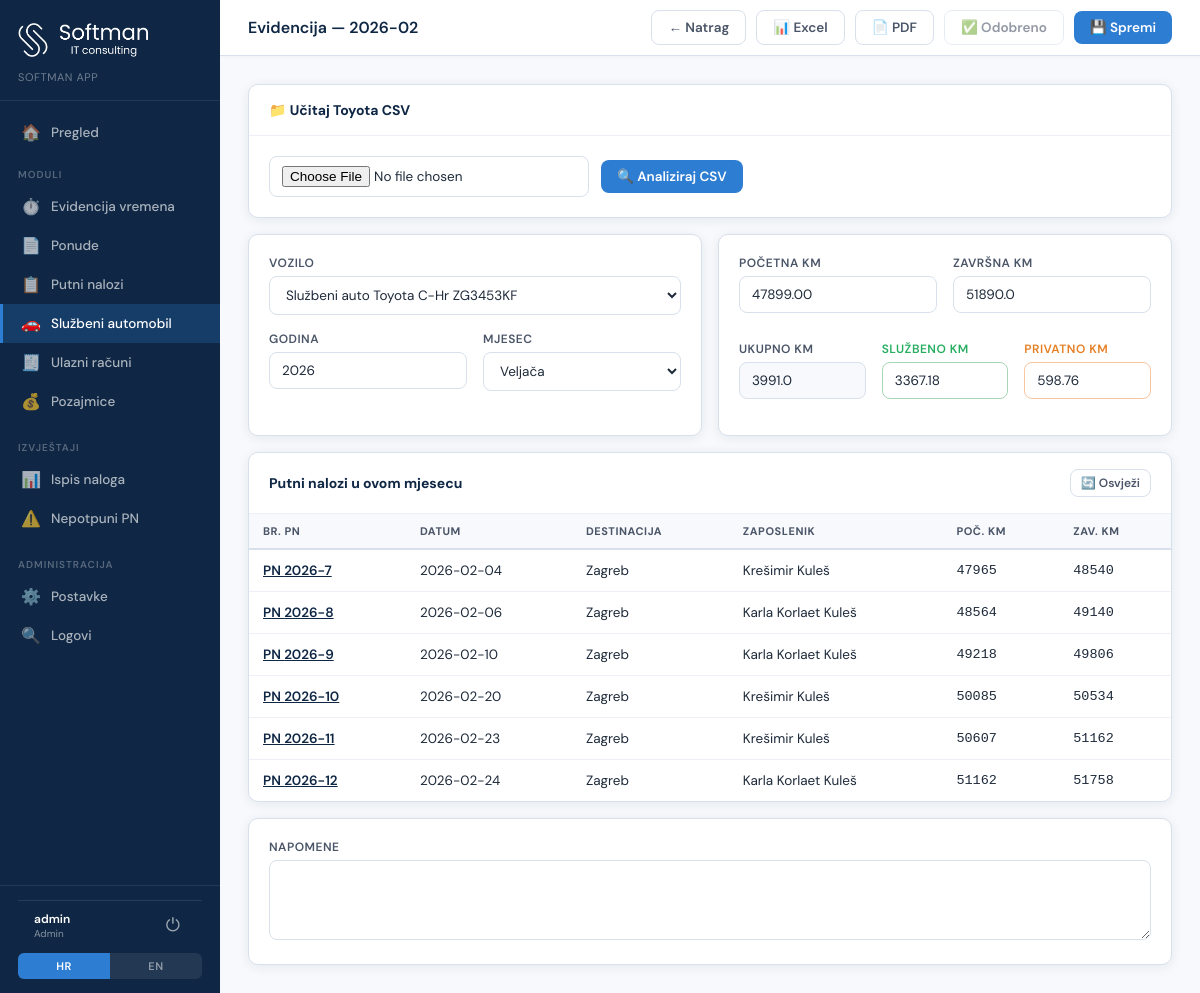
/vehicle-log/17/edit (signed in), run on the app's committed database.
### tables this page shows
CREATE TABLE vehicle_log (
            id INTEGER PRIMARY KEY AUTOINCREMENT,
            vehicle_id INTEGER,
            year INTEGER NOT NULL,
            month INTEGER NOT NULL,
            start_km REAL DEFAULT 0,
            end_km REAL DEFAULT 0,
            total_km REAL DEFAULT 0,
            official_km REAL DEFAULT 0,
            private_km REAL DEFAULT 0,
            notes TEXT,
            csv_filename TEXT,
            created_at TIMESTAMP DEFAULT CURRENT_TIMESTAMP,
            updated_at TIMESTAMP DEFAULT CURRENT_TIMESTAMP, is_approved INTEGER DEFAULT 0, approved_at TEXT, approved_by_id INTEGER, employee_signature_path TEXT, frozen_excel_path TEXT, frozen_pdf_path TEXT,
            UNIQUE(vehicle_id, year, month)
        );

CREATE TABLE vehicles (
            id INTEGER PRIMARY KEY AUTOINCREMENT,
            name TEXT NOT NULL,
            reg_plate TEXT,
            is_default INTEGER DEFAULT 0,
            created_at TIMESTAMP DEFAULT CURRENT_TIMESTAMP
        , vehicle_type TEXT DEFAULT 'pool', assigned_employee_id INTEGER DEFAULT NULL);

CREATE TABLE travel_orders (
            id INTEGER PRIMARY KEY AUTOINCREMENT,
            auto_id TEXT UNIQUE NOT NULL,
            status TEXT DEFAULT 'draft',
            issue_date TEXT,
            employee_id INTEGER,
            destination TEXT,
            purpose TEXT,
            client_info TEXT,
            expected_duration TEXT,
            departure_date TEXT,
            vehicle_id INTEGER,
            start_km INTEGER,
            end_km INTEGER,
            trip_start_datetime TEXT,
            trip_end_datetime TEXT,
            trip_duration_days INTEGER DEFAULT 0,
            trip_duration_hours INTEGER DEFAULT 0,
            trip_duration_minutes INTEGER DEFAULT 0,
            daily_allowance_count REAL DEFAULT 0,
            daily_allowance_rate REAL DEFAULT 0,
            daily_allowance_total REAL DEFAULT 0,
            advance_payment REAL DEFAULT 0,
            total_expenses REAL DEFAULT 0,
            total_amount REAL DEFAULT 0,
            payout_amount REAL DEFAULT 0,
            report_text TEXT,
            place_of_report TEXT,
            approved_by_id INTEGER,
            validator_id INTEGER,
            cost_center_id INTEGER,
            created_at TIMESTAMP DEFAULT CURRENT_TIMESTAMP,
            updated_at TIMESTAMP DEFAULT CURRENT_TIMESTAMP
        , pdf_path TEXT, is_deleted INTEGER DEFAULT 0, deleted_at TIMESTAMP, is_paid INTEGER DEFAULT 0, paid_at DATE);

CREATE TABLE employees (
            id INTEGER PRIMARY KEY AUTOINCREMENT,
            name TEXT NOT NULL,
            position TEXT,
            is_direktor INTEGER DEFAULT 0,
            is_blagajnik INTEGER DEFAULT 0,
            is_knjizio INTEGER DEFAULT 0,
            is_validator INTEGER DEFAULT 0,
            is_default INTEGER DEFAULT 0,
            signature_path TEXT,
            created_at TIMESTAMP DEFAULT CURRENT_TIMESTAMP
        );

### app.py (the view)
@app.route('/vehicle-log/<int:log_id>/edit')
@login_required
def vehicle_log_edit(log_id):
    user = get_current_user()
    conn = get_db()
    if not user_has_vehicle_log_access(user, conn):
        conn.close()
        return render_template('403.html', user=user), 403
    log = conn.execute("SELECT * FROM vehicle_log WHERE id=?", (log_id,)).fetchone()
    if not log:
        conn.close()
        return redirect(url_for('vehicle_log_list'))
    can_edit = user_can_edit_vehicle_log(user, conn, log_id)
    vehicles = get_vehicles_for_user(conn, user)
    pn_list = _get_pn_for_month(conn, log['year'], log['month'])
    director = conn.execute("SELECT signature_path FROM employees WHERE is_direktor=1 LIMIT 1").fetchone()
    dir_sig = director['signature_path'] if director and director['signature_path'] else None
    vehicle_name = None
    if log['vehicle_id']:
        veh = conn.execute("SELECT name, reg_plate FROM vehicles WHERE id=?", (log['vehicle_id'],)).fetchone()
        if veh:
            vehicle_name = f"{veh['name']} {veh['reg_plate'] or ''}".strip()
    conn.close()
    log_dict = dict(log)
    log_dict['vehicle_name'] = vehicle_name
    return render_template('vehicle_log_form.html',
                          vehicles=vehicles,
                          log=log_dict, preview=None, pn_list=pn_list,
                          month_names=MONTH_NAMES, active='vehicle-log',
                          now_month=datetime.now().month,
                          director_sig=dir_sig,
                          can_edit=can_edit)

### app.py (called while the page is built, shortened)
def decode_token(token):
    try:
        return pyjwt.decode(token, JWT_SECRET, algorithms=['HS256'])
    except:
        return None

def get_current_user():
    token = request.cookies.get('auth_token')
    if not token:
        return None
    return decode_token(token)

def login_required(f):
    @wraps(f)
    def decorated(*args, **kwargs):
        user = get_current_user()
        if not user:
            return redirect('/login')
        return f(*args, **kwargs)
    return decorated

@app.context_processor
def inject_current_user():
    user = get_current_user()
    return {'current_user': user or {}}

def get_db():
    conn = sqlite3.connect(DB_PATH)
    conn.row_factory = sqlite3.Row
    conn.execute("PRAGMA foreign_keys = ON")
    return conn

def get_vehicles_for_user(conn, user):
    all_vehicles = [dict(v) for v in conn.execute("SELECT * FROM vehicles ORDER BY name").fetchall()]
    if not user:
        return all_vehicles
    if user.get('is_admin'):
        return all_vehicles

def user_has_vehicle_log_access(user, conn):
    if not user:
        return False
    if user.get('is_admin') or user.get('can_view_vehicle_log') or user.get('can_view_pool_vehicles'):
        return True
    assigned = get_default_vehicle_for_user(conn, user)
    return assigned is not None

def user_can_edit_vehicle_log(user, conn, log_id=None):
    if not user:
        return False
    if user.get('is_admin'):
        return True

def rows_to_dicts(rows):
    return [dict(r) for r in rows] if rows else []

def _get_pn_for_month(conn, year, month):
    import calendar
    last_day = calendar.monthrange(year, month)[1]
    date_from = f"{year}-{month:02d}-01"
    date_to = f"{year}-{month:02d}-{last_day:02d}"
    rows = conn.execute('''
        SELECT to2.auto_id, to2.departure_date, to2.start_km, to2.end_km,
               to2.destination, e.name as employee_name
        FROM travel_orders to2
        LEFT JOIN employees e ON to2.employee_id = e.id
        WHERE (to2.is_deleted=0 OR to2.is_deleted IS NULL)
          AND to2.departure_date >= ? AND to2.departure_date <= ?
        ORDER BY to2.departure_date
    ''', (date_from, date_to)).fetchall()
    return rows_to_dicts(rows)

### templates/vehicle_log_form.html (shortened to what this page needs)
{% extends "base.html" %}
{% set active = 'vehicle-log' %}
{% block topbar_title %}{% if log %}Evidencija — {{ log.year }}-{{ '%02d'|format(log.month) }}{% else %}Nova evidencija{% endif %}{% endblock %}
{% block topbar_actions %}
<a href="/vehicle-log" class="btn btn-secondary" title="Povratak na listu evidencija">← Natrag</a>
{% if log %}
<a href="/vehicle-log/{{ log.id }}/excel" id="excel-btn" class="btn btn-secondary" title="Preuzmi Excel izvještaj">📊 Excel</a>
<a href="/vehicle-log/{{ log.id }}/pdf" target="_blank" class="btn btn-secondary" title="Preuzmi PDF izvještaj">📄 PDF</a>
{% if can_edit and current_user.get('is_admin') %}
{% if log.is_approved %}
<span class="btn btn-secondary" style="opacity:0.6;cursor:default;">✅ Odobreno</span>
{% else %}
<button class="btn btn-secondary" onclick="approveLog()" id="approve-btn" title="Odobri evidenciju — dodaje potpis direktora">✍️ Odobri</button>
{% endif %}
{% endif %}
{% else %}
<a href="#" id="excel-btn" class="btn btn-secondary after-save" style="display:none;" title="Preuzmi Excel izvještaj">📊 Excel</a>
<a href="#" id="pdf-btn" target="_blank" class="btn btn-secondary after-save" style="display:none;" title="Preuzmi PDF izvještaj">📄 PDF</a>
{% endif %}
{% if can_edit %}
<button class="btn btn-primary" onclick="saveLog()" title="Spremi evidenciju">💾 Spremi</button>
{% endif %}
{% endblock %}
{% block content %}
{% if can_edit %}
<div class="card" style="margin-bottom:16px;">
  <div class="card-header">
    <span class="card-title">📁 Učitaj Toyota CSV</span>
  </div>
  <div class="card-body">
    <div style="display:flex;align-items:center;gap:12px;flex-wrap:wrap;">
      <input type="file" id="csv-file" accept=".csv" class="form-control" style="max-width:320px;">
      <button class="btn btn-primary" onclick="parseCSV()" title="Učitaj i analiziraj Toyota CSV datoteku">🔍 Analiziraj CSV</button>
    </div>
  </div>
</div>
{% endif %}
{% if can_edit %}
<div style="display:grid;grid-template-columns:1fr 1fr;gap:16px;margin-bottom:16px;">
  <div class="card">
    <div class="card-body">
      <div class="form-group">
        <label class="form-label">Vozilo</label>
        <select class="form-control" id="vehicle_id">
          {% for v in vehicles %}
          <option value="{{ v.id }}" {% if log and log.vehicle_id == v.id %}selected{% elif not log and v.is_default %}selected{% endif %}>{{ v.name }} {{ v.reg_plate }}</option>
          {% endfor %}
        </select>
      </div>
      <div class="form-row form-row-2" style="margin-top:12px;">
        <div class="form-group">
          <label class="form-label">Godina</label>
          <input type="number" class="form-control" id="year" value="{{ log.year if log else 2026 }}" min="2020" max="2030">
        </div>
        <div class="form-group">
          <label class="form-label">Mjesec</label>
          <select class="form-control" id="month">
            {% for num, name in month_names.items() %}
            <option value="{{ num }}" {% if log and log.month == num %}selected{% elif not log and num == now_month %}selected{% endif %}>{{ name }}</option>
            {% endfor %}
          </select>
        </div>
      </div>
    </div>
  </div>
  <div class="card">
    <div class="card-body">
      <div class="form-row form-row-2">
        <div class="form-group">
          <label class="form-label">Početna km</label>
          <input type="number" class="form-control" id="start_km" step="0.01"
            value="{{ '%.2f'|format(log.start_km) if log else ('%.2f'|format(prev_end_km) if prev_end_km is defined and prev_end_km else '') }}"
            oninput="calcTotal()">
        </div>
        <div class="form-group">
          <label class="form-label">Završna km</label>
          <input type="number" class="form-control" id="end_km" step="0.01" value="{{ log.end_km if log else '' }}" oninput="calcTotal()">
        </div>
      </div>
      <div class="form-row form-row-3" style="margin-top:12px;">
        <div class="form-group">
          <label class="form-label">Ukupno km</label>
          <input type="number" class="form-control" id="total_km" step="0.01" value="{{ log.total_km if log else '' }}" readonly style="background:var(--gray-50);">
        </div>
        <div class="form-group">
          <label class="form-label" style="color:#27ae60;">Službeno km</label>
          <input type="number" class="form-control" id="official_km" step="0.01" value="{{ log.official_km if log else '' }}" style="border-color:#a8d5b5;">
        </div>
        <div class="form-group">
          <label class="form-label" style="color:#e67e22;">Privatno km</label>
          <input type="number" class="form-control" id="private_km" step="0.01" value="{{ log.private_km if log else '' }}" style="border-color:#f5c6a0;">
        </div>
      </div>
    </div>
  </div>
</div>
{% endif %}
<div class="card" style="margin-bottom:16px;">
  <div class="card-header">
    <span class="card-title">Putni nalozi u ovom mjesecu</span>
    <button class="btn btn-sm btn-secondary" onclick="loadPN()" title="Osvježi listu putnih naloga za ovaj mjesec">🔄 Osvježi</button>
  </div>
  <div id="pn-container">
    {% if pn_list %}
    <div class="table-wrap">
      <table>
        <thead><tr>
          <th>Br. PN</th><th>Datum</th><th>Destinacija</th><th>Zaposlenik</th><th>Poč. km</th><th>Zav. km</th>
        </tr></thead>
        <tbody>
          {% for pn in pn_list %}
          <tr>
            <td><a href="/orders/{{ pn.id }}/edit" style="font-weight:600;color:var(--navy);">PN {{ pn.auto_id }}</a></td>
            <td>{{ pn.departure_date or '—' }}</td>
            <td>{{ pn.destination or '—' }}</td>
            <td>{{ pn.employee_name or '—' }}</td>
            <td style="font-family:monospace;">{{ pn.start_km or '—' }}</td>
            <td style="font-family:monospace;">{{ pn.end_km or '—' }}</td>
          </tr>
          {% endfor %}
        </tbody>
      </table>
    </div>
    {% else %}
    <div style="padding:24px;text-align:center;color:var(--gray-400);font-size:13px;">
      {% if log %}Nema PN naloga za ovaj mjesec{% else %}Spremi evidenciju pa učitaj PN naloge{% endif %}
    </div>
    {% endif %}
  </div>
</div>
{% if can_edit %}
<div class="card">
  <div class="card-body">
    <label class="form-label">Napomene</label>
    <textarea class="form-control" id="notes" rows="3">{{ log.notes if log else '' }}</textarea>
  </div>
</div>
{% endif %}
{% endblock %}

### templates/base.html (style rules this page uses)
:root { --navy: #0f2744; --blue: #1a4b8c; --accent: #2d7dd2; --accent-light: #e8f2fc; --green: #1a8a5a; --green-light: #e6f5ef; --amber: #c47d0e; --amber-light: #fef3e2; --red: #c0392b; --red-light: #fdecea; --gray-50: #f7f9fc; --gray-100: #edf1f7; --gray-200: #d8e0eb; --gray-400: #8a99b0; --gray-600: #4a5568; --gray-800: #1e2a3a; --white: #ffffff; --sidebar-w: 220px; --radius: 8px; --shadow: 0 2px 12px rgba(15,39,68,0.08); --shadow-lg: 0 8px 32px rgba(15,39,68,0.12); }
*, *::before, *::after { box-sizing: border-box; margin: 0; padding: 0; }
body { font-family: 'DM Sans', sans-serif; background: var(--gray-50); color: var(--gray-800); display: flex; min-height: 100vh; font-size: 14px; }
.btn { display: inline-flex; align-items: center; gap: 6px; padding: 8px 16px; border-radius: var(--radius); font-family: inherit; font-size: 13.5px; font-weight: 600; cursor: pointer; border: none; transition: all 0.15s; text-decoration: none; white-space: nowrap; }
.btn-primary { background: var(--accent); color: white; }
.btn-secondary { background: white; color: var(--gray-600); border: 1.5px solid var(--gray-200); }
.btn-sm { padding: 5px 10px; font-size: 12px; }
.card { background: white; border-radius: 10px; border: 1px solid var(--gray-200); box-shadow: var(--shadow); }
.card-header { padding: 16px 20px; border-bottom: 1px solid var(--gray-100); display: flex; align-items: center; justify-content: space-between; }
.card-title { font-size: 14px; font-weight: 700; color: var(--navy); }
.card-body { padding: 20px; }
.form-group { margin-bottom: 16px; }
.form-label { display: block; font-size: 12px; font-weight: 600; color: var(--gray-600); margin-bottom: 5px; text-transform: uppercase; letter-spacing: 0.04em; }
.form-control { width: 100%; padding: 9px 12px; border: 1.5px solid var(--gray-200); border-radius: var(--radius); font-family: inherit; font-size: 13.5px; color: var(--gray-800); background: white; transition: border-color 0.15s; outline: none; }
select.form-control { cursor: pointer; }
textarea.form-control { resize: vertical; min-height: 80px; }
.form-row { display: grid; gap: 16px; }
.form-row-2 { grid-template-columns: 1fr 1fr; }
.form-row-3 { grid-template-columns: 1fr 1fr 1fr; }
.table-wrap { overflow-x: auto; }
table { width: 100%; border-collapse: collapse; }
th { background: var(--gray-50); padding: 10px 14px; text-align: left; font-size: 11px; font-weight: 700; color: var(--gray-600); text-transform: uppercase; letter-spacing: 0.05em; border-bottom: 2px solid var(--gray-200); white-space: nowrap; }
td { padding: 12px 14px; border-bottom: 1px solid var(--gray-100); font-size: 13.5px; vertical-align: middle; }
tr:last-child td { border-bottom: none; }
input[type="number"] { -moz-appearance: textfield; appearance: textfield; }

### data on the page
vehicle_log: year "2026", month "02", vehicle.name "Službeni auto Toyota C-Hr ZG3453KF", month "Veljača", start_km "47899.00", end_km "51890.0", total_km "3991.0", official_km "3367.18", private_km "598.76"
travel_orders: auto_id "2026-7", departure_date "2026-02-04", destination "Zagreb", name "Krešimir Kuleš", start_km "47965", end_km "48540"
travel_orders: auto_id "2026-8", departure_date "2026-02-06", destination "Zagreb", name "Karla Korlaet Kuleš", start_km "48564", end_km "49140"
travel_orders: auto_id "2026-9", departure_date "2026-02-10", destination "Zagreb", name "Karla Korlaet Kuleš", start_km "49218", end_km "49806"
travel_orders: auto_id "2026-10", departure_date "2026-02-20", destination "Zagreb", name "Krešimir Kuleš", start_km "50085", end_km "50534"
travel_orders: auto_id "2026-11", departure_date "2026-02-23", destination "Zagreb", name "Krešimir Kuleš", start_km "50607", end_km "51162"
travel_orders: auto_id "2026-12", departure_date "2026-02-24", destination "Zagreb", name "Karla Korlaet Kuleš", start_km "51162", end_km "51758"

### other printed values
{{ current_user.get('username', '') }} "admin"
